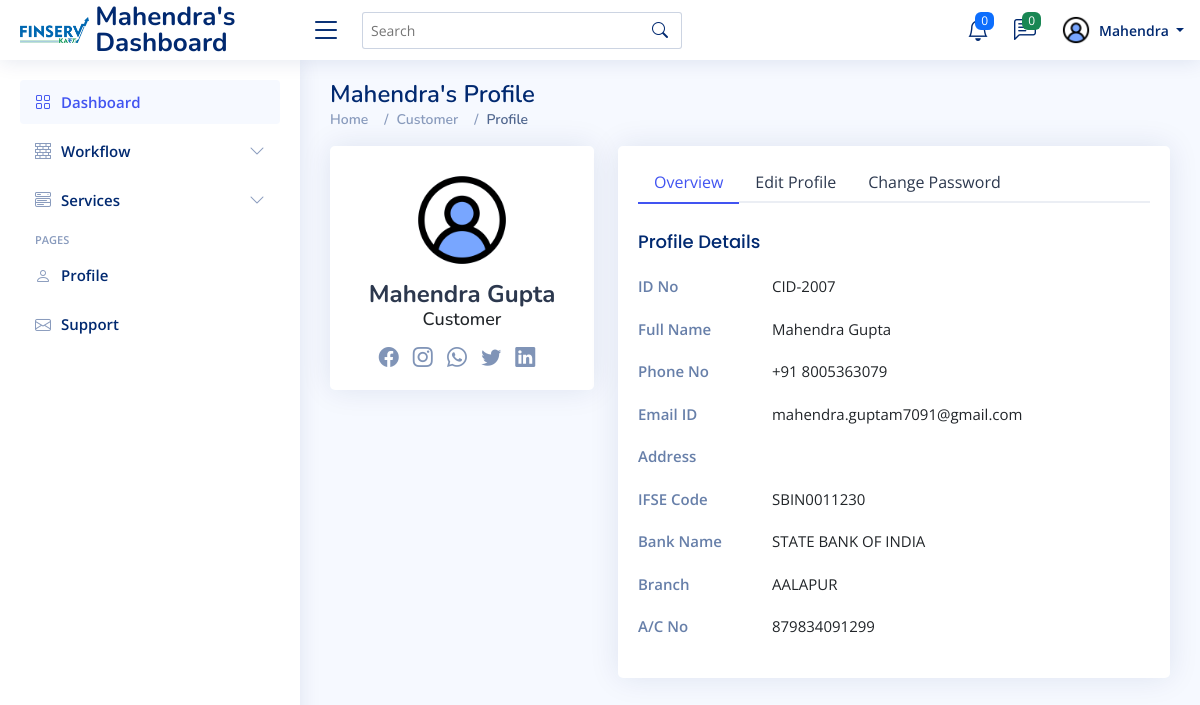
Screenshot of /customer/profile.php (signed in) with the database file from the repository.
### tables this page shows
CREATE TABLE `customer` (
  `id` int(11) NOT NULL,
  `CustID` varchar(100) DEFAULT NULL,
  `fname` varchar(100) DEFAULT NULL,
  `lname` varchar(100) DEFAULT NULL,
  `email` varchar(200) DEFAULT NULL,
  `phone` varchar(255) DEFAULT NULL,
  `password` varchar(20) DEFAULT NULL,
  `referral` varchar(50) DEFAULT NULL,
  `regDate` varchar(50) DEFAULT NULL,
  `CProfile` varchar(255) DEFAULT NULL,
  `address` varchar(255) DEFAULT NULL,
  `fb` varchar(255) DEFAULT NULL,
  `insta` varchar(255) DEFAULT NULL,
  `linkedin` varchar(255) DEFAULT NULL,
  `twitter` varchar(255) DEFAULT NULL,
  `whatsapp` varchar(255) DEFAULT NULL,
  `IFSE` varchar(100) DEFAULT NULL,
  `bank` varchar(100) DEFAULT NULL,
  `branch` varchar(100) DEFAULT NULL,
  `ACNo` varchar(100) DEFAULT NULL
);

### customer/profile.php (the view, shortened to what this page needs)
<?php session_start();
   include_once('../include/config.php');
   ?>
<!DOCTYPE html>
<html lang="en">
   <head>
      <link href="https://maxcdn.bootstrapcdn.com/bootstrap/4.0.0-beta/css/bootstrap.min.css" rel="stylesheet">
      <link href="assets/vendor/bootstrap/css/bootstrap.min.css" rel="stylesheet">
      <link href="assets/vendor/bootstrap-icons/bootstrap-icons.css" rel="stylesheet">
      <link href="assets/vendor/boxicons/css/boxicons.min.css" rel="stylesheet">
      <link href="assets/vendor/quill/quill.snow.css" rel="stylesheet">
      <link href="assets/vendor/quill/quill.bubble.css" rel="stylesheet">
      <link href="assets/vendor/remixicon/remixicon.css" rel="stylesheet">
      <link href="assets/vendor/simple-datatables/style.css" rel="stylesheet">
      <link href="assets/css/style.css" rel="stylesheet">
      <link rel="stylesheet" href="https://cdnjs.cloudflare.com/ajax/libs/toastr.js/latest/css/toastr.min.css">
   </head>
   <body>
      <?php include("include/header.php"); ?>
      <?php include("include/sider.php"); ?>
      <main id="main" class="main">
         <?php
            $userid=$_SESSION['id'];
            $query=mysqli_query($con,"select * from customer where id='$userid'");
            while($result=mysqli_fetch_array($query))
            { ?>
         <div class="pagetitle">
            <h1><?php echo $result['fname']; ?>'s Profile</h1>
            <nav>
               <ol class="breadcrumb">
                  <li class="breadcrumb-item"><a href="dashboard.php">Home</a></li>
                  <li class="breadcrumb-item">Customer</li>
                  <li class="breadcrumb-item active">Profile</li>
               </ol>
            </nav>
         </div>
         <section class="section profile">
            <div class="row">
               <div class="col-xl-4">
                  <div class="card">
                     <div class="card-body profile-card pt-4 d-flex flex-column align-items-center">
                        <?php $profileImage = empty($result['CProfile']) ? 'assets/profile/avatar.png' : 'assets/profile/' . $result['CProfile'];?>
                        <img src="<?php echo $profileImage; ?>" alt="Profile" class="rounded-circle" height="100" width="100" style="object-fit: cover;">
                        <h2><?php echo $result['fname']; ?> <?php echo $result['lname']; ?></h2>
                        <h3>Customer</h3>
                        <div class="social-links mt-2">
                           <a href="<?php echo $result['fb']; ?>" class="facebook"><i class="bi bi-facebook"></i></a>
                           <a href="<?php echo $result['insta']; ?>" class="instagram"><i class="bi bi-instagram"></i></a>
                           <a href="https://wa.me/+91<?php echo $result['whatsapp']; ?>" class="linkedin"><i class="bi bi-whatsapp"></i></a>
                           <a href="<?php echo $result['twitter']; ?>" class="twitter"><i class="bi bi-twitter"></i></a>
                           <a href="<?php echo $result['linkedin']; ?>" class="linkedin"><i class="bi bi-linkedin"></i></a>
                        </div>
                     </div>
                  </div>
               </div>
               <div class="col-xl-8">
                  <div class="card">
                     <div class="card-body pt-3">
                        <ul class="nav nav-tabs nav-tabs-bordered">
                           <li class="nav-item">
                              <button class="nav-link active" data-bs-toggle="tab" data-bs-target="#profile-overview">Overview</button>
                           </li>
                           <li class="nav-item">
                              <button class="nav-link" data-bs-toggle="tab" data-bs-target="#profile-edit">Edit Profile</button>
                           </li>
                           <li class="nav-item">
                              <button class="nav-link" data-bs-toggle="tab" data-bs-target="#profile-change-password">Change Password</button>
                           </li>
                        </ul>
                        <div class="tab-content pt-2">
                           <div class="tab-pane fade show active profile-overview" id="profile-overview">
                              <h5 class="card-title">Profile Details</h5>
                              <div class="row">
                                 <div class="col-lg-3 col-md-4 label">ID No</div>
                                 <div class="col-lg-9 col-md-8"><?php echo $result['CustID']; ?></div>
                              </div>
                              <div class="row">
                                 <div class="col-lg-3 col-md-4 label ">Full Name</div>
                                 <div class="col-lg-9 col-md-8"><?php echo $result['fname']; ?> <?php echo $result['lname']; ?></div>
                              </div>
                              <div class="row">
                                 <div class="col-lg-3 col-md-4 label">Phone No</div>
                                 <div class="col-lg-9 col-md-8">+91 <?php echo $result['phone']; ?></div>
                              </div>
                              <div class="row">
                                 <div class="col-lg-3 col-md-4 label">Email ID</div>
                                 <div class="col-lg-9 col-md-8"><?php echo $result['email']; ?></div>
                              </div>
                              <div class="row">
                                 <div class="col-lg-3 col-md-4 label">Address</div>
                                 <div class="col-lg-9 col-md-8"><?php echo $result['address']; ?></div>
                              </div>
                              <?php if (!empty($result['IFSE'])) { ?>
                              <div class="row">
                                <div class="col-lg-3 col-md-4 label">IFSE Code</div>
                                <div class="col-lg-9 col-md-8"><?php echo $result['IFSE']; ?></div>
                              </div>
                              <?php } ?>
                              <?php if (!empty($result['bank'])) { ?>
                               <div class="row">
                                    <div class="col-lg-3 col-md-4 label">Bank Name</div>
                                    <div class="col-lg-9 col-md-8"><?php echo $result['bank']; ?></div>
                               </div>
                               <?php } ?>
                               <?php if (!empty($result['branch'])) { ?>
                               <div class="row">
                                <div class="col-lg-3 col-md-4 label">Branch</div>
                                <div class="col-lg-9 col-md-8"><?php echo $result['branch']; ?></div>
                                </div>
                                <?php } ?>
                                <?php if (!empty($result['ACNo'])) { ?>
                                <div class="row">
                                <div class="col-lg-3 col-md-4 label">A/C No</div>
                                <div class="col-lg-9 col-md-8"><?php echo $result['ACNo']; ?></div>
                                </div>
                                <?php } ?>
                           </div>
                        </div>
                     </div>
                  </div>
               </div>
            </div>
         </section>
      </main>
   </body>
</html>
<?php } ?>

### customer/include/header.php (shortened to what this page needs)
<?php session_start();
   include_once('../include/config.php');
?>
  <?php
  $userid=$_SESSION['id'];
  $query=mysqli_query($con,"select * from customer where id='$userid'");
  while($result=mysqli_fetch_array($query))
  {?>
  <header id="header" class="header fixed-top d-flex align-items-center">
    <div class="d-flex align-items-center justify-content-between">
      <a href="dashboard.php" class="logo d-flex align-items-center">
        <img src="include/logo.webp" alt="">
        <span class="d-none d-lg-block"><?php echo $result['fname'];?>'s Dashboard</span>
      </a>
      <i class="bi bi-list toggle-sidebar-btn"></i>
    </div>
    <div class="search-bar">
      <form class="search-form d-flex align-items-center" method="POST" action="#">
        <input type="text" name="query" placeholder="Search" title="Enter search keyword">
        <button type="submit" title="Search"><i class="bi bi-search"></i></button>
      </form>
    </div>
    <nav class="header-nav ms-auto">
      <ul class="d-flex align-items-center">
        <li class="nav-item dropdown">
          <a class="nav-link nav-icon" href="#" data-bs-toggle="dropdown">
            <i class="bi bi-bell"></i>
            <span class="badge bg-primary badge-number">0</span>
          </a>
        </li>
        <li class="nav-item dropdown">
          <a class="nav-link nav-icon" href="#" data-bs-toggle="dropdown">
            <i class="bi bi-chat-left-text"></i>
            <span class="badge bg-success badge-number">0</span>
          </a>
        </li>
        <li class="nav-item dropdown pe-3">
          <a class="nav-link nav-profile d-flex align-items-center pe-0" href="#" data-bs-toggle="dropdown">
            <?php $profileImage = empty($result['CProfile']) ? 'assets/profile/avatar.png' : 'assets/profile/' . $result['CProfile'];?>
            <img src="<?php echo $profileImage; ?>" alt="Profile" class="rounded-circle" height="30" width="30" style="object-fit: cover;">
            <span class="d-none d-md-block dropdown-toggle ps-2">
            <?php echo $result['fname'];?>
            </span>
          </a>
        </li>
      </ul>
    </nav>
  </header>
  <?php } ?>

### customer/assets/css/style.css (style rules this page uses)
:root { scroll-behavior: smooth; }
body { font-family: "Open Sans", sans-serif; background: #f6f9ff; color: #444444; }
a { color: #4154f1; text-decoration: none; }
h1, h2, h3, h4, h5, h6 { font-family: "Nunito", sans-serif; }
#main { margin-top: 60px; padding: 20px 30px; transition: all 0.3s; }
.pagetitle { margin-bottom: 10px; }
.pagetitle h1 { font-size: 24px; margin-bottom: 0; font-weight: 600; color: #012970; }
.card { margin-bottom: 30px; border: none; border-radius: 5px; box-shadow: 0px 0 30px rgba(1, 41, 112, 0.1); }
.card-title { padding: 20px 0 15px 0; font-size: 18px; font-weight: 500; color: #012970; font-family: "Poppins", sans-serif; }
.card-body { padding: 0 20px 20px 20px; }
.breadcrumb { font-size: 14px; font-family: "Nunito", sans-serif; color: #899bbd; font-weight: 600; }
.breadcrumb a { color: #899bbd; transition: 0.3s; }
.breadcrumb .breadcrumb-item::before { color: #899bbd; }
.breadcrumb .active { color: #51678f; font-weight: 600; }
.nav-tabs-bordered { border-bottom: 2px solid #ebeef4; }
.nav-tabs-bordered .nav-link { margin-bottom: -2px; border: none; color: #2c384e; }
.nav-tabs-bordered .nav-link.active { background-color: #fff; color: #4154f1; border-bottom: 2px solid #4154f1; }
.logo { line-height: 1; }
@media (min-width: 1200px) { .logo { width: 280px; } }
.logo img { max-height: 26px; margin-right: 6px; }
.logo span { font-size: 26px; font-weight: 700; color: #012970; font-family: "Nunito", sans-serif; }
.header { transition: all 0.5s; z-index: 997; height: 60px; box-shadow: 0px 2px 20px rgba(1, 41, 112, 0.1); background-color: #fff; padding-left: 20px; }
.header .toggle-sidebar-btn { font-size: 32px; padding-left: 10px; cursor: pointer; color: #012970; }
.header .search-bar { min-width: 360px; padding: 0 20px; }
.header .search-form { width: 100%; }
.header .search-form input { border: 0; font-size: 14px; color: #012970; border: 1px solid rgba(1, 41, 112, 0.2); padding: 7px 38px 7px 8px; border-radius: 3px; transition: 0.3s; width: 100%; }
.header .search-form button { border: 0; padding: 0; margin-left: -30px; background: none; }
.header .search-form button i { color: #012970; }
.header-nav ul { list-style: none; }
.header-nav>ul { margin: 0; padding: 0; }
.header-nav .nav-icon { font-size: 22px; color: #012970; margin-right: 25px; position: relative; }
.header-nav .nav-profile { color: #012970; }
.header-nav .nav-profile img { max-height: 36px; }
.header-nav .nav-profile span { font-size: 14px; font-weight: 600; }
.header-nav .badge-number { position: absolute; inset: -2px -5px auto auto; font-weight: normal; font-size: 12px; padding: 3px 6px; }
@media (min-width: 1200px) { #main, #footer { margin-left: 300px; } }
.profile .profile-card img { max-width: 120px; }
.profile .profile-card h2 { font-size: 24px; font-weight: 700; color: #2c384e; margin: 10px 0 0 0; }
.profile .profile-card h3 { font-size: 18px; }
.profile .profile-card .social-links a { font-size: 20px; display: inline-block; color: rgba(1, 41, 112, 0.5); line-height: 0; margin-right: 10px; transition: 0.3s; }
.profile .profile-overview .row { margin-bottom: 20px; font-size: 15px; }
.profile .profile-overview .card-title { color: #012970; }
.profile .profile-overview .label { font-weight: 600; color: rgba(1, 41, 112, 0.6); }

### rows the page displays
customer: fname "Mahendra", CProfile (placeholder picture), lname "Gupta", CustID "CID-2007", phone "8005363079", email "mahendra.guptam7091@gmail.com", IFSE "SBIN0011230", bank "STATE BANK OF INDIA", branch "AALAPUR", ACNo "879834091299"
